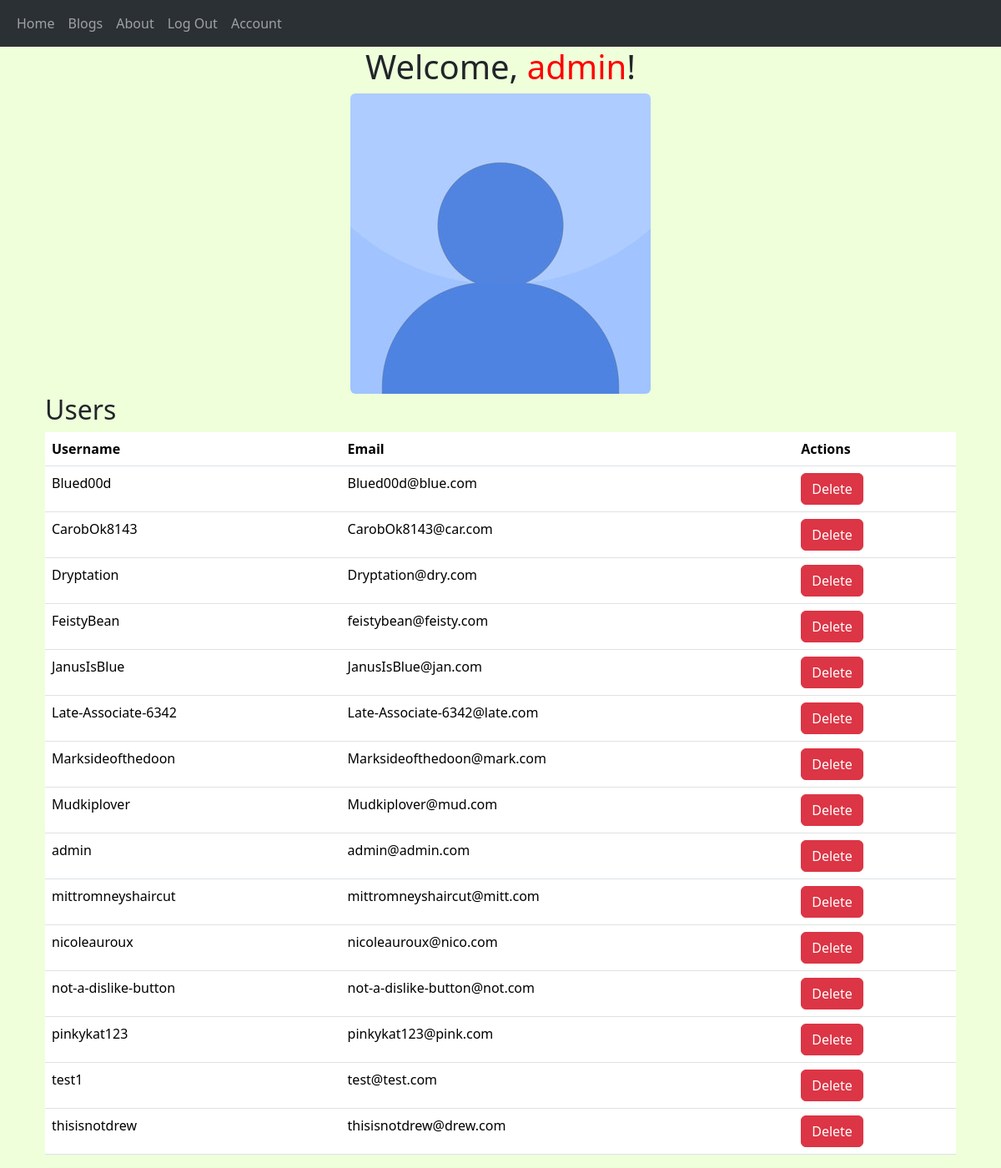
Page /account (signed in) on the earlier database version.
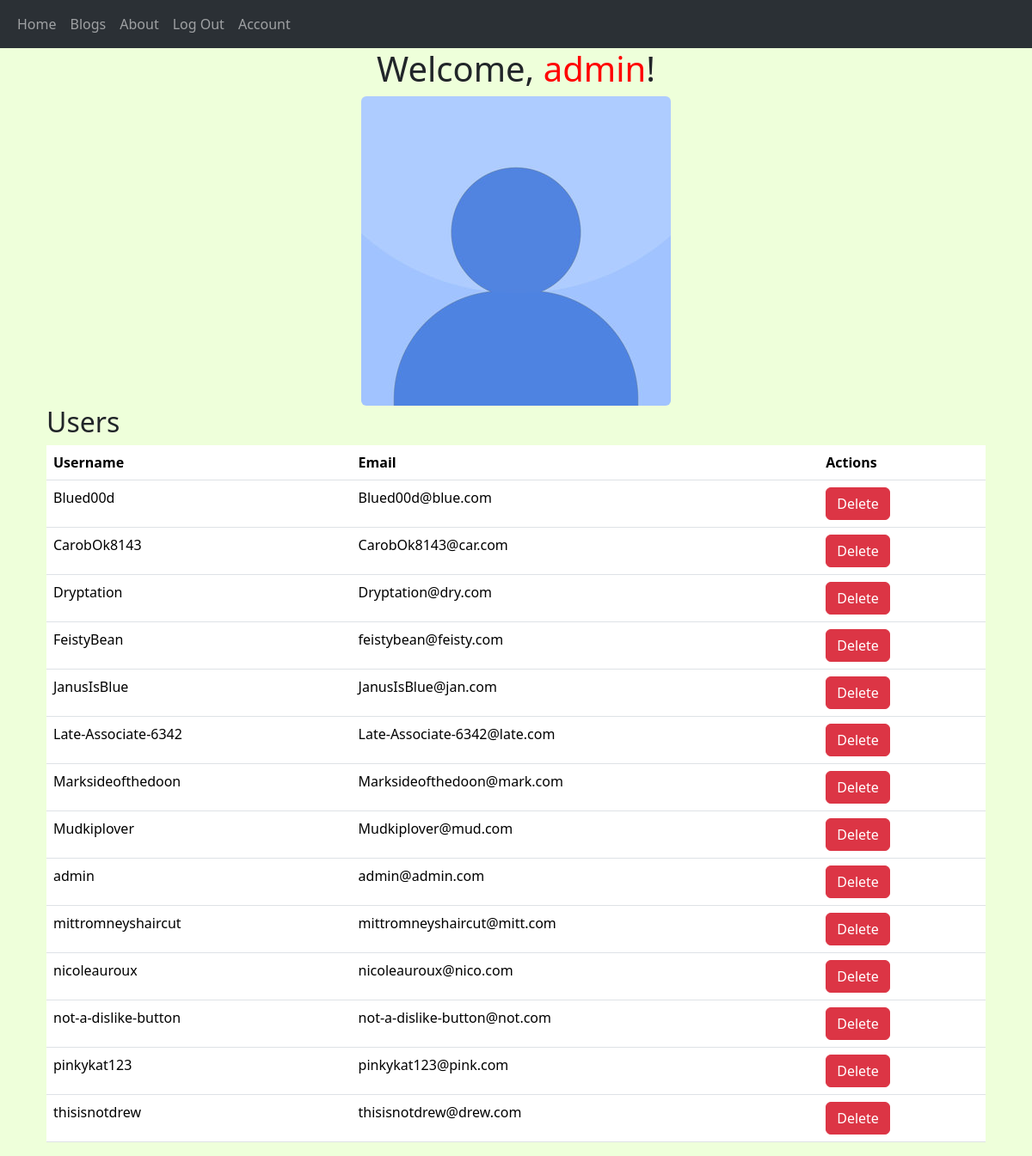
Same page on the later database version.
### BloomBuddy/models.py (models this page shows, shortened)
class User(db.Model, UserMixin):
    __tablename__ = 'users'
    id = db.Column(db.Integer, primary_key=True)
    profile_image = db.Column(db.String(64), nullable=False, default='default_profile.png')
    email = db.Column(db.String(64), unique=True, index=True)
    username = db.Column(db.String(64), unique=True, index=True)
    password_hash = db.Column(db.String(128))
    posts = db.relationship('BlogPost', backref='author', lazy=True)
    is_admin = db.Column(db.Boolean, default=False)

### BloomBuddy/users/views.py (the view)
@users.route("/account", methods=['GET', 'POST'])
@login_required
def account():
    form = UpdateUserForm()
    plants = Plant.query.filter_by(user_id=current_user.id).all()
    users = None
    if current_user.is_admin:
        users = User.query.order_by(User.username).all()
    if form.validate_on_submit():
        if form.picture.data:
            username = current_user.username
            pic = add_profile_pic(form.picture.data, username)
            current_user.profile_image = pic
        current_user.username = form.username.data
        current_user.email = form.email.data
        if form.password.data:
            current_user.password_hash = generate_password_hash(form.password.data)
        db.session.commit()
        flash('User Account Updated')
        return redirect(url_for('users.account'))
    elif request.method == 'GET':
        form.username.data = current_user.username
        form.email.data = current_user.email
    profile_image = url_for('static', filename='profile_pics/' + current_user.profile_image)
    return render_template('account.html', profile_image=profile_image, form=form, plants=plants, users=users)

### BloomBuddy/models.py (called while the page is built)
@login_manager.user_loader
def load_user(user_id):
    return User.query.get(user_id)

### BloomBuddy/templates/account.html (shortened to what this page needs)
{%extends "base.html"%}
{%block content%}
<div>
    <div align='center'>
        {% if current_user.is_admin %}
             <h1>Welcome, <span style="color: red;">{{current_user.username}}</span>!</h1></h1>
        {% else %}
            <h1>Welcome, {{current_user.username}}!</h1>
        {% endif %}
        <img align='center' class="rounded mx-auto d-block"
             src="{{url_for('static', filename='profile_pics/' + current_user.profile_image)}}">
    </div>
</div>
{% if current_user.is_admin %}
<div class="container">
    <h2>Users</h2>
    <table id="users-table" class="table">
        <thead>
        <tr>
            <th>Username</th>
            <th>Email</th>
            <th>Actions</th>
        </tr>
        </thead>
        <tbody>
        {% for user in users %}
        <tr data-user-id="{{ user.id }}">
            <td>{{ user.username }}</td>
            <td>{{ user.email }}</td>
            <td>
                <button class="btn btn-danger delete-user">Delete</button>
            </td>
        </tr>
        {% endfor %}
        </tbody>
    </table>
</div>
{% endif %}
{%endblock content%}

### BloomBuddy/templates/base.html (shortened to what this page needs)
<!DOCTYPE html>
<html lang="en" dir="ltr">
<head>
    <link href="https://cdn.jsdelivr.net/npm/bootstrap@5.3.3/dist/css/bootstrap.min.css" rel="stylesheet"
>
    <link rel="stylesheet" type="text/css" href="{{ url_for('static', filename='styles.css') }}">
</head>
<body>
<nav class="navbar navbar-expand-lg bg-body-tertiary" data-bs-theme="dark">
    <div class="container-fluid">
        <div class="collapse navbar-collapse" id="navbarNavAltMarkup">
            <div class="navbar-nav">
                <a class="nav-link" aria-current="page" href="{{url_for('core.home')}}">Home</a>
                <a class="nav-link" aria-current="page" href="{{url_for('core.index')}}">Blogs</a>
                <a class="nav-link" aria-current="page" href="{{url_for('core.info')}}">About</a>
                {% if current_user.is_authenticated %}
                <a class="nav-link" aria-current="page" href="{{url_for('users.logout')}}">Log Out</a>
                <a class="nav-link" aria-current="page" href="{{url_for('users.account')}}">Account</a>
                {% else %}
                <a class="nav-link" aria-current="page" href="{{url_for('users.login')}}">Log In</a>
                <a class="nav-link" aria-current="page" href="{{url_for('users.register')}}">Register</a>
                {% endif %}
            </div>
        </div>
    </div>
</nav>
<div class="container">
    {% block content %}
    {% endblock %}
</div>
</body>
</html>

### BloomBuddy/static/styles.css (style rules this page uses)
body { background-color: #EEFFDA !important; }

Differences in the rows shown:
removed User: username "test1", email "test@test.com"
